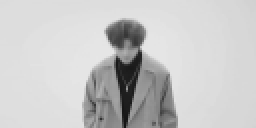
#> input picture 取模工具/篮球/frame_0000.bmp, 128 x 64 px (shown 2 times larger); its folder holds 4 pictures in this run
$ python ImageToOLED.py
#> lines starting #> are read from the running program, lines starting #| are printed output that depends on the picture; after the words box and inside, x2 and y2 are one past the last pixel; in counts of white or black regions, pixels touching at a corner belong together
#> in main, img is the input picture: PIL image 128x64 L; min 20, max 230, mean 199.6
# 先检查依赖
try:
    from PIL import Image, ImageEnhance, ImageFilter
except ImportError:
    print("❌ 错误：没有安装PIL库！")
    print("请在命令行执行：pip install pillow")
    input("按回车键退出...")
    exit(1)

import os
import re

# ===================== 通用配置参数（全部可调） =====================
FRAME_FOLDER = "篮球"    # 存放帧图片的文件夹名称
OUTPUT_FILE = "Showmp4.h"  # 输出的C语言头文件名称
OLED_WIDTH = 128          # OLED屏幕宽度
OLED_HEIGHT = 64          # OLED屏幕高度
KEEP_EVERY_N_FRAME = 1    # 帧抽取间隔，每N帧保留1帧

# 画面缩放控制宏：0.1~1.0，1.0=最大铺满，0.7适中，0.5偏小
SCALE_RATIO = 1.0

# 主体填充开关：0=仅轮廓不填充；1=填充主体内部
FILL_SUBJECT = 1

# 图像二值化可调参数（解决画面扁平关键）
CONTRAST_FACTOR = 1.8     # 对比度增强，越大黑白分界越明显(推荐1.5~3.0)
FIX_THRESHOLD = 130        # 固定二值阈值，亮图调高，暗图调低(0~255)
USE_AUTO_THRESH = True     # True自适应阈值 / False固定阈值
WHITE_BG_THRESH = 240      # 空白判定阈值：灰度≥该值视为纯白背景，会被裁剪
# ===================================================================

# 自动裁剪空白，只保留画面主体
def crop_blank_border(gray_img):
    width, height = gray_img.size
#> width = 128; height = 64
    non_blank_points = []
    for x in range(width):
        for y in range(height):
            pix = gray_img.getpixel((x, y))
            if pix < WHITE_BG_THRESH:
                non_blank_points.append((x, y))
#> after the loop, non_blank_points = 8192 pairs, first value 0 to 127, second value 0 to 63
    # 图片全空白，不裁剪
    if not non_blank_points:
        return gray_img
    xs = [p[0] for p in non_blank_points]
#> xs = 8192 values from 0 to 127
    ys = [p[1] for p in non_blank_points]
#> ys = 8192 values, max 63 at index 63, min 0 at index 0, mean 31.5
    left = min(xs)
#> left = 0
    right = max(xs)
#> right = 127
    top = min(ys)
#> top = 0
    bottom = max(ys)
#> bottom = 63
    crop_box = (left, top, right + 1, bottom + 1)
#> crop_box = (0, 0, 128, 64)
    crop_img = gray_img.crop(crop_box)
    return crop_img

# 图片预处理+SSD1306标准取模（纵向8点，低位在前）
def image_to_oled_data(image):
    # 1. 转灰度 + 裁掉四周空白
    gray_img = image.convert("L")
    crop_img = crop_blank_border(gray_img)
    crop_w, crop_h = crop_img.size
#> crop_w = 128; crop_h = 64

    # 2. 等比例缩放主体，由SCALE_RATIO控制大小
    # 计算原图主体能铺满屏幕的最大尺寸
    max_w = OLED_WIDTH * SCALE_RATIO
    max_h = OLED_HEIGHT * SCALE_RATIO
    scale = min(max_w / crop_w, max_h / crop_h)
#> scale = 1
    new_w = int(crop_w * scale)
#> new_w = 128
    new_h = int(crop_h * scale)
#> new_h = 64
    resized_subject = crop_img.resize((new_w, new_h), Image.Resampling.LANCZOS)

    # 3. 创建全屏白底画布，缩放后的主体居中放置
    canvas = Image.new("L", (OLED_WIDTH, OLED_HEIGHT), 255)
#> canvas: PIL image 128x64 L; every value is 255
    offset_x = (OLED_WIDTH - new_w) // 2
#> offset_x = 0
    offset_y = (OLED_HEIGHT - new_h) // 2
#> offset_y = 0
    canvas.paste(resized_subject, (offset_x, offset_y))

    # 4. 增强对比度
    contrast_enhancer = ImageEnhance.Contrast(canvas)
    gray_img = contrast_enhancer.enhance(CONTRAST_FACTOR)
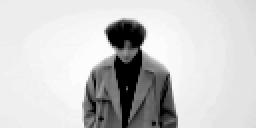
#> gray_img: PIL image 128x64 L (shown 2 times larger); min 0, max 254, mean 202.3

    # 5. 二值化处理二选一
    if USE_AUTO_THRESH:
        gray_img = gray_img.filter(ImageFilter.ModeFilter(size=3))
        img_bin = gray_img.point(lambda x: 0 if x < FIX_THRESHOLD else 255, "1")
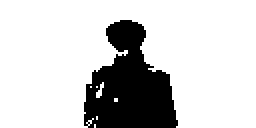
#> img_bin: PIL image 128x64 1 (shown 2 times larger); 80.3% white; 1 black region, box (x1, y1, x2, y2) and area: (42, 10, 89, 64) 1611
    else:
        img_bin = gray_img.point(lambda x: 0 if x < FIX_THRESHOLD else 255, "1")

    # ========== 新增填充逻辑 ==========
    if FILL_SUBJECT == 1:
        # 反转像素：原本线条黑(0)变白，空白白(255)变黑，实现主体填充
        img_bin = img_bin.point(lambda x: 255 if x == 0 else 0, "1")

    data = []
    # SSD1306分页取模逻辑不变
    for page in range(OLED_HEIGHT // 8):
        for x in range(OLED_WIDTH):
            byte = 0
            for bit in range(8):
                y = page * 8 + bit
                # 黑色像素点亮屏幕，白色熄灭
                if img_bin.getpixel((x, y)) == 0:
                    byte |= (1 << bit)
            data.append(byte)
    return data

# 提取文件名数字用于帧顺序排序
def extract_number(filename):
    match = re.search(r'\d+', filename)
    return int(match.group()) if match else 0

# 主处理函数
def main():
    print("=" * 50)
    print("OLED动画帧通用取模工具 v4.0（缩放可控+自动裁空白）")
    print("=" * 50)

    script_dir = os.path.dirname(os.path.abspath(__file__))
    print(f"📂 脚本所在目录：{script_dir}")

    frame_folder_full = os.path.join(script_dir, FRAME_FOLDER)
    output_file_full = os.path.join(script_dir, OUTPUT_FILE)

    print(f"📂 图片文件夹路径：{frame_folder_full}")
    print(f"📄 输出头文件路径：{output_file_full}")
    print(f"⚙️  主体缩放比例：{SCALE_RATIO} (1.0=最大，0.7适中)")
    print(f"⚙️  主体填充模式：{'填充猫咪' if FILL_SUBJECT == 1 else '仅轮廓不填充'}")
    print(f"⚙️  对比度增强系数：{CONTRAST_FACTOR}")
    print(f"⚙️  自适应二值化：{'开启' if USE_AUTO_THRESH else '关闭'}")
    print(f"⚙️  空白背景判定阈值：{WHITE_BG_THRESH}")
    print()

    if not os.path.isdir(frame_folder_full):
        print(f"❌ 错误：找不到文件夹 '{FRAME_FOLDER}'")
        print("请将bmp/png帧图片放入脚本同目录下该文件夹")
        input("按回车键退出...")
        return

    frame_files = [f for f in os.listdir(frame_folder_full)
                   if f.lower().endswith(('.bmp', '.png'))]

    if not frame_files:
        print(f"❌ 错误：文件夹内未找到bmp/png图片")
        input("按回车键退出...")
        return

    print(f"✅ 读取到原始图片：{len(frame_files)} 张")
    frame_files.sort(key=extract_number)
    print(f"✅ 帧图片按序号排序完成")

    selected_frames = frame_files[::KEEP_EVERY_N_FRAME]
    frame_count = len(selected_frames)
    single_frame_bytes = OLED_WIDTH * OLED_HEIGHT // 8
    print(f"✅ 筛选后保留动画总帧数：{frame_count} (每{KEEP_EVERY_N_FRAME}帧取1帧)")
    print(f"💾 动画单帧大小：{single_frame_bytes} 字节")
    print()

    print("🔄 正在生成动画数据头文件...")
    try:
        with open(output_file_full, 'w', encoding='utf-8') as f:
            f.write("#ifndef ANIMATION_FRAMES_H\n")
            f.write("#define ANIMATION_FRAMES_H\n\n")
            f.write("#include \"stm32f10x.h\"\n\n")
            f.write(f"#define ANIM_FRAME_COUNT    {frame_count}    // 动画总帧数\n")
            f.write(f"#define ANIM_FRAME_BYTES    {single_frame_bytes}  // 单帧图像字节大小\n\n")

            for i, frame_file in enumerate(selected_frames):
                img_path = os.path.join(frame_folder_full, frame_file)
                print(f"  处理第 {i+1}/{frame_count} 帧：{frame_file}")

                img = Image.open(img_path)
                oled_data = image_to_oled_data(img)
#> oled_data = 1024 values, max 255 at index 0, min 0 at index 313, mean 201.2

                f.write(f"// 动画第{i}帧原始图：{frame_file}\n")
                f.write(f"const uint8_t Anim_Frame{i}[] = {{\n")
                for j in range(0, len(oled_data), 16):
                    line_data = oled_data[j:j+16]
                    f.write("    " + ", ".join([f"0x{b:02X}" for b in line_data]) + ",\n")
#> this loop made 64 passes
#> j on passes 2 to 13: 16, 32, 48, 64, 80, 96, 112, 128, 144, 160, 176, 192
#> (j, line_data) on passes 36, 37, 44, 45, 52, 53: (560, [15, 7, 3, 1, 1, 1, 1, 1, 0, 0, 0, 0, 0, 0, 0, 0]), (576, [0, 0, 0, 0, 0, 0, 0, 0, 0, 0, 4, 5, 13, 15, 7, 7]), (688, [200, 224, 252, 14, 0, 0, 0, 0, 0, 0, 0, 0, 0, 0, 0, 0]), (704, [0, 0, 0, 0, 0, 0, 0, 0, 0, 0, 0, 0, 0, 0, 0, 0]), (816, [1, 1, 0, 0, 0, 0, 0, 0, 0, 6, 6, 0, 0, 0, 0, 0]), (832, [0, 0, 0, 0, 0, 0, 0, 0, 0, 0, 0, 0, 0, 0, 0, 0])
                f.write("};\n\n")
#> pass 2 of the loop in main, `for i, frame_file in enumerate(selected_frames):`:
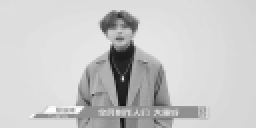
#> input picture 取模工具/篮球/frame_0001.bmp, 128 x 64 px (shown 2 times larger)
#> in main, img is the input picture: PIL image 128x64 L; min 21, max 254, mean 200.6
#> in image_to_oled_data (call 2), `gray_img = gray_img.filter(ImageFilter.ModeFilter(size=3))`:
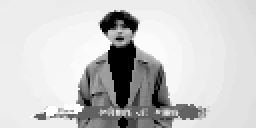
#> gray_img: PIL image 128x64 L (shown 2 times larger); min 0, max 255, mean 201.6
#> in image_to_oled_data (call 2), `img_bin = gray_img.point(lambda x: 0 if x < FIX_THRESHOLD else 255, "1")`:
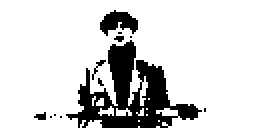
#> img_bin: PIL image 128x64 1 (shown 2 times larger); 82.9% white; 12 black regions (10 under 20 px), largest, box (x1, y1, x2, y2) and area: (33, 20, 101, 64) 1194, (50, 5, 69, 18) 145
#> oled_data = 1024 values, max 255 at index 0, min 0 at index 180, mean 209.6
#> the loop in main, `for j in range(0, len(oled_data), 16):` made 64 passes
#> pass 3 of the loop in main, `for i, frame_file in enumerate(selected_frames):`:
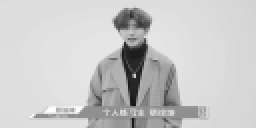
#> input picture 取模工具/篮球/frame_0002.bmp, 128 x 64 px (shown 2 times larger)
#> in main, img is the input picture: PIL image 128x64 L; min 22, max 254, mean 200.6
#> in image_to_oled_data (call 3), `gray_img = contrast_enhancer.enhance(CONTRAST_FACTOR)`:
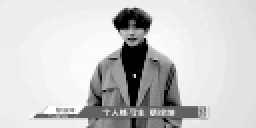
#> gray_img: PIL image 128x64 L (shown 2 times larger); min 0, max 255, mean 202.5
#> in image_to_oled_data (call 3), `img_bin = gray_img.point(lambda x: 0 if x < FIX_THRESHOLD else 255, "1")`:
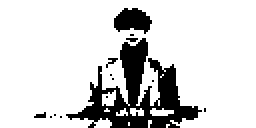
#> img_bin: PIL image 128x64 1 (shown 2 times larger); 83.6% white; 14 black regions (12 under 20 px), largest, box (x1, y1, x2, y2) and area: (33, 19, 101, 64) 1133, (57, 4, 76, 17) 170
#> oled_data = 1024 values, max 255 at index 0, min 0 at index 187, mean 211.7
#> the loop made 4 passes; the first 3 are shown

            f.write("// 动画帧指针索引表，循环播放直接遍历此数组\n")
            f.write("const uint8_t *const Anim_FrameTable[] = {\n")
            for i in range(frame_count):
                f.write(f"    Anim_Frame{i},\n")
            f.write("};\n\n")
            f.write("#endif // ANIMATION_FRAMES_H\n")

    except PermissionError:
        print(f"❌ 权限错误：无法写入 {OUTPUT_FILE}")
        print("关闭正在使用该文件的软件后重试")
        input("按回车键退出...")
        return
    except Exception as e:
        print(f"❌ 文件生成失败：{e}")
        input("按回车键退出...")
        return

    print()
    print("🎉 头文件生成完成！")
    print(f"📄 文件保存路径：{output_file_full}")
    print()
    print("调节说明：")
    print("  1. 修改 SCALE_RATIO 调整画面大小 1.0最大 / 0.7适中 / 0.5偏小")
    print("  2. 修改 FILL_SUBJECT 切换填充：0=轮廓不填充，1=填充猫咪主体")
    print()
#> (the run stopped early here; a loop or call above may not have finished)
